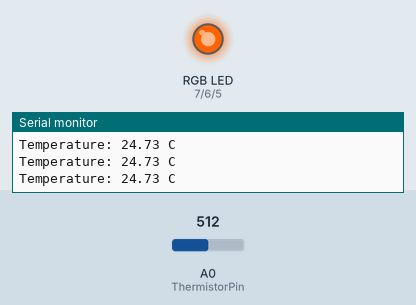
The sketch below on a simulated Arduino Uno, built with avr-gcc and run on an emulated ATmega328P. Shown: an RGB LED mixed from three pins (HIGH = lit), the last lines printed to the serial monitor. The test bench sets the inputs (shaded band); at power-on: A0 (ThermistorPin) = 512.

Above: at 1.2 s.
1.3 s: A0 (ThermistorPin) set to 521
At 2.3 s:
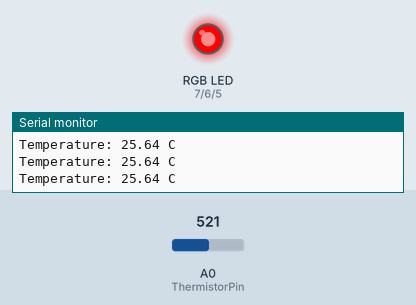
3.1 s: A0 (ThermistorPin) set to 306
At 3.8 s:
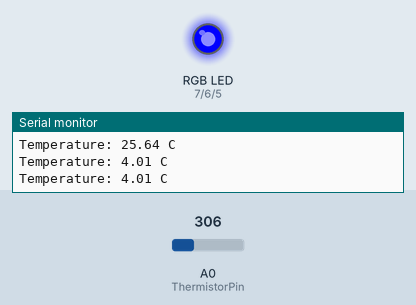
4.7 s: A0 (ThermistorPin) set to 453
6.2 s: A0 (ThermistorPin) set to 481
At 7.6 s:
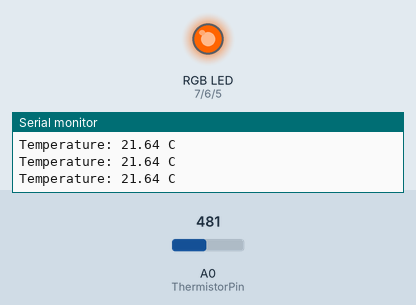
7.9 s: A0 (ThermistorPin) set to 716
At 9.2 s:
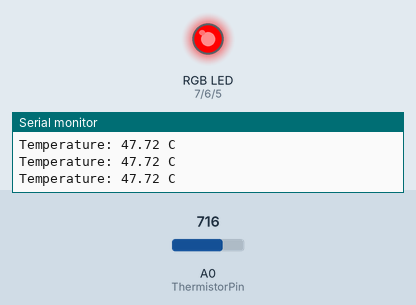
Timing chart, 0 to 10.5 s (numbered marks = the images above; inputs shaded):
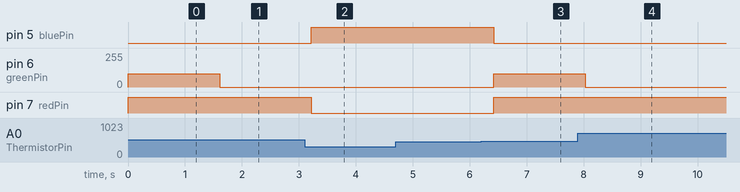

The sketch:

Thermostat_LED.ino
```cpp
int ThermistorPin = 0;
int Vo;
float R1 = 10000;
float logR2, R2, T, Tc, Tf;

int redPin= 7;
int greenPin = 6;
int bluePin = 5;

float c1 = 1.009249522e-03, c2 = 2.378405444e-04, c3 = 2.019202697e-07;

void setup() {
  Serial.begin(9600);
  pinMode(redPin, OUTPUT);
  pinMode(greenPin, OUTPUT);
  pinMode(bluePin, OUTPUT);
}

void loop() {

  Tc = setTemp();

  if(Tc >= 25){
    setColor(255, 0, 0); // Red
    Tc = setTemp();
    delay(400);
  }

  else if(Tc >= 20){
    setColor(255, 100, 0); //Orange
    Tc = setTemp();
    delay(400);
  }

  else {
    setColor(0, 0, 255); //Blue
    delay(400);
  }
}

void setColor(int redValue, int greenValue, int blueValue) {
  analogWrite(redPin, redValue);
  analogWrite(greenPin, greenValue);
  analogWrite(bluePin, blueValue);
}

int setTemp(){
  Vo = analogRead(ThermistorPin);
  R2 = R1 * (1023.0 / (float)Vo - 1.0);
  logR2 = log(R2);
  T = (1.0 / (c1 + c2*logR2 + c3*logR2*logR2*logR2));
  Tc = T - 273.15;

  Serial.print("Temperature: ");
  Serial.print(Tc);
  Serial.println(" C");
  return Tc;
}
```

Measured:
- the behaviour switches between 514 and 515 on A0 (ThermistorPin) (found by bisection; images 0 and 1)
- the behaviour switches between 464 and 465 on A0 (ThermistorPin) (found by bisection; images 2 and 3)
- after the input at 1.3 s, pin 6 (greenPin): 100/255 → 0/255 after 0.31 s
- after the input at 3.1 s, pin 5 (bluePin): LOW → HIGH after 0.12 s; pin 7 (redPin): HIGH → LOW after 0.12 s
- after the input at 6.2 s, pin 5 (bluePin): HIGH → LOW after 0.22 s; pin 6 (greenPin): 0/255 → 100/255 after 0.22 s; pin 7 (redPin): LOW → HIGH after 0.22 s
- after the input at 7.9 s, pin 6 (greenPin): 100/255 → 0/255 after 0.13 s
